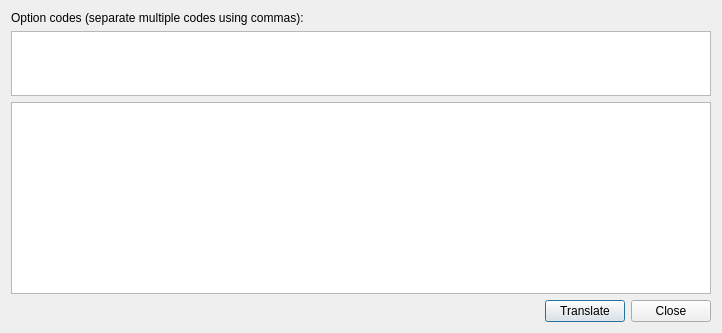
<?xml version="1.0" encoding="UTF-8"?>
<ui version="4.0">
 <class>OptionsCodeDialog</class>
 <widget class="QDialog" name="OptionsCodeDialog">
  <property name="geometry">
   <rect>
    <x>0</x>
    <y>0</y>
    <width>722</width>
    <height>333</height>
   </rect>
  </property>
  <property name="windowTitle">
   <string>Option Code Translator</string>
  </property>
  <layout class="QVBoxLayout" name="verticalLayout">
   <item>
    <layout class="QVBoxLayout" name="verticalLayout_2">
     <item>
      <widget class="QLabel" name="label">
       <property name="text">
        <string>Option codes (separate multiple codes using commas):</string>
       </property>
      </widget>
     </item>
     <item>
      <widget class="QPlainTextEdit" name="optionCodes">
       <property name="sizePolicy">
        <sizepolicy hsizetype="Expanding" vsizetype="Minimum">
         <horstretch>0</horstretch>
         <verstretch>0</verstretch>
        </sizepolicy>
       </property>
       <property name="minimumSize">
        <size>
         <width>0</width>
         <height>50</height>
        </size>
       </property>
       <property name="readOnly">
        <bool>false</bool>
       </property>
      </widget>
     </item>
     <item>
      <widget class="QTableView" name="codeTable">
       <property name="sizePolicy">
        <sizepolicy hsizetype="Expanding" vsizetype="MinimumExpanding">
         <horstretch>0</horstretch>
         <verstretch>0</verstretch>
        </sizepolicy>
       </property>
       <attribute name="horizontalHeaderVisible">
        <bool>false</bool>
       </attribute>
       <attribute name="horizontalHeaderStretchLastSection">
        <bool>true</bool>
       </attribute>
       <attribute name="verticalHeaderVisible">
        <bool>false</bool>
       </attribute>
      </widget>
     </item>
     <item>
      <layout class="QHBoxLayout" name="horizontalLayout">
       <item>
        <widget class="QLabel" name="message">
         <property name="text">
          <string/>
         </property>
        </widget>
       </item>
       <item>
        <spacer name="horizontalSpacer">
         <property name="orientation">
          <enum>Qt::Horizontal</enum>
         </property>
         <property name="sizeHint" stdset="0">
          <size>
           <width>40</width>
           <height>20</height>
          </size>
         </property>
        </spacer>
       </item>
       <item>
        <widget class="QPushButton" name="translateCodes">
         <property name="text">
          <string>Translate</string>
         </property>
        </widget>
       </item>
       <item>
        <widget class="QPushButton" name="closeDialog">
         <property name="text">
          <string>Close</string>
         </property>
        </widget>
       </item>
      </layout>
     </item>
    </layout>
   </item>
  </layout>
 </widget>
 <resources/>
 <connections/>
</ui>
